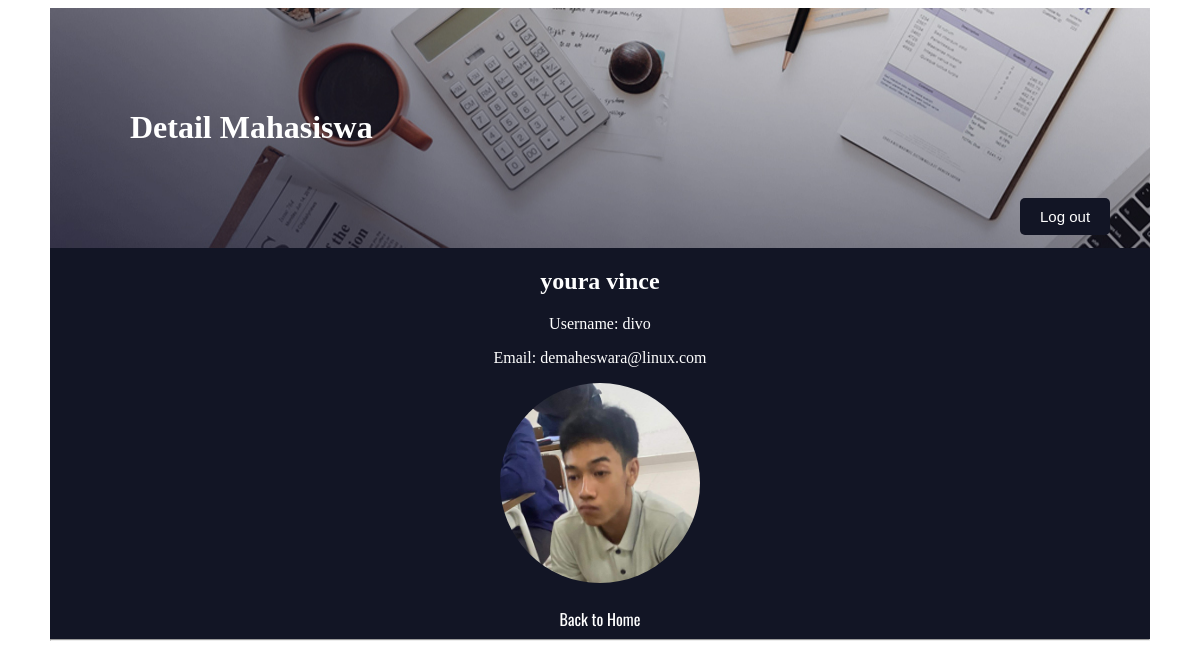
The app's page /Admin/admin-mahasiswa-about.php?id=4 (signed in) with its own data.
### tables this page shows
CREATE TABLE `users` (
  `id` int(11) NOT NULL,
  `username` varchar(255) NOT NULL,
  `password` varchar(255) NOT NULL,
  `role` enum('Mahasiswa','Perusahaan','Admin') NOT NULL,
  `email` varchar(255) NOT NULL,
  `name` varchar(255) NOT NULL,
  `profile_picture` varchar(255) DEFAULT 'default_profile_picture.png'
);

### Admin/admin-mahasiswa-about.php (the view, shortened to what this page needs)
<?php
include '../db_connection.php';
$mahasiswa_id = $_GET['id'];
$sql = "SELECT * FROM users WHERE id = ? AND role = 'Mahasiswa'";
$stmt = $conn->prepare($sql);
$stmt->bind_param("i", $mahasiswa_id);
$stmt->execute();
$result = $stmt->get_result();
$mahasiswa = $result->fetch_assoc();
?>
<!DOCTYPE html>
<html>
<head>
    <link rel="stylesheet" type="text/css" href="../CSS/Admin/admin-perusahaan.css">
</head>
<body>
    <div class="container">
        <div class="header">
            <h1 style="color: white;">Detail Mahasiswa</h1>
        </div>
        <div class="log-out"><a href="../logout.php">Log out</a></div>
        <div class="detail">
            <h2 style="text-align: center; color: white;"><?php echo htmlspecialchars($mahasiswa['name']); ?></h2>
            <p style="text-align: center; color: white;">Username: <?php echo htmlspecialchars($mahasiswa['username']); ?></p>
            <p style="text-align: center; color: white;">Email: <?php echo htmlspecialchars($mahasiswa['email']); ?></p>
            <p style="text-align: center;">
                <img src="../uploads/<?php echo htmlspecialchars($mahasiswa['profile_picture']); ?>" alt="Profile Picture" style="max-width: 200px; border-radius: 50%;">
            </p>
        </div>
        <div class="back-link" style="text-align: center; margin-top: 20px;">
            <a href="admin-Mahasiswa.php" style="color: white; text-decoration: none; font-size: 16px;">Back to Home</a>
        </div>
        <hr>
    </div>
</body>
</html>

### CSS/Admin/admin-perusahaan.css (style rules this page uses)
body { background-color: white; }
.container { width: 1100px; margin: auto; background-color: #121525; }
.header { background-image: url(../../Images/header.jpg); padding: 80px; padding-right: 80px; }
.log-out a { position: absolute; border-radius: 5px; background-color: #121525; padding: 10px; padding-right: 20px; padding-left: 20px; border-style: none; font-family: arial; font-size: 15px; color: white; text-decoration: none; transition: 0.3s; margin-left: 970px; margin-top: -50px; }
a { font-family: 'Oswald', sans-serif; font-size: 20px; margin-bottom: 10px; color: white; text-decoration: none; transition: 0.3s; }

### records on screen
users: name "youra vince", username "divo", email "demaheswara@linux.com", profile_picture (picture)
